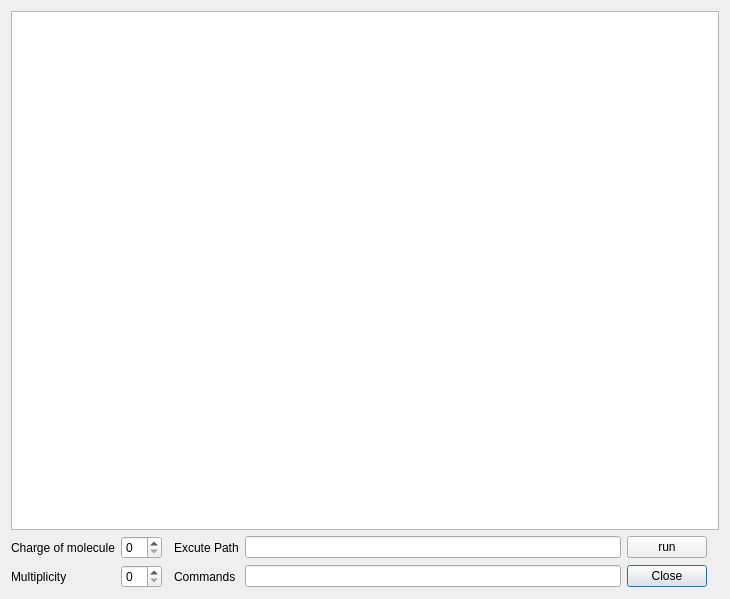
<?xml version="1.0" encoding="UTF-8"?>
<ui version="4.0">
 <class>ShowTextForm</class>
 <widget class="QDialog" name="ShowTextForm">
  <property name="geometry">
   <rect>
    <x>0</x>
    <y>0</y>
    <width>730</width>
    <height>599</height>
   </rect>
  </property>
  <property name="windowTitle">
   <string>Show Text</string>
  </property>
  <layout class="QGridLayout" name="gridLayout">
   <item row="1" column="0">
    <widget class="QLabel" name="label">
     <property name="text">
      <string>Charge of molecule</string>
     </property>
    </widget>
   </item>
   <item row="0" column="0" colspan="8">
    <widget class="QTextEdit" name="textEdit">
     <property name="tabChangesFocus">
      <bool>true</bool>
     </property>
     <property name="acceptRichText">
      <bool>false</bool>
     </property>
    </widget>
   </item>
   <item row="2" column="5">
    <widget class="QPushButton" name="pushButton_Close">
     <property name="text">
      <string>Close</string>
     </property>
     <property name="icon">
      <iconset theme="edit-copy">
       <normaloff>../../../../bin/iboview/src/UI</normaloff>../../../../bin/iboview/src/UI</iconset>
     </property>
    </widget>
   </item>
   <item row="1" column="5">
    <widget class="QPushButton" name="pushButton_run">
     <property name="text">
      <string>run</string>
     </property>
    </widget>
   </item>
   <item row="2" column="0">
    <widget class="QLabel" name="label_2">
     <property name="text">
      <string>Multiplicity</string>
     </property>
    </widget>
   </item>
   <item row="1" column="1">
    <widget class="QSpinBox" name="spinBox_charge"/>
   </item>
   <item row="2" column="3">
    <widget class="QLabel" name="label_3">
     <property name="text">
      <string>Commands</string>
     </property>
    </widget>
   </item>
   <item row="1" column="3">
    <widget class="QLabel" name="label_4">
     <property name="text">
      <string>Excute Path</string>
     </property>
    </widget>
   </item>
   <item row="2" column="4">
    <widget class="QLineEdit" name="lineEdit_commands"/>
   </item>
   <item row="2" column="1">
    <widget class="QSpinBox" name="spinBox_mulplicity"/>
   </item>
   <item row="1" column="4">
    <widget class="QLineEdit" name="lineEdit_path"/>
   </item>
  </layout>
 </widget>
 <resources/>
 <connections/>
</ui>
